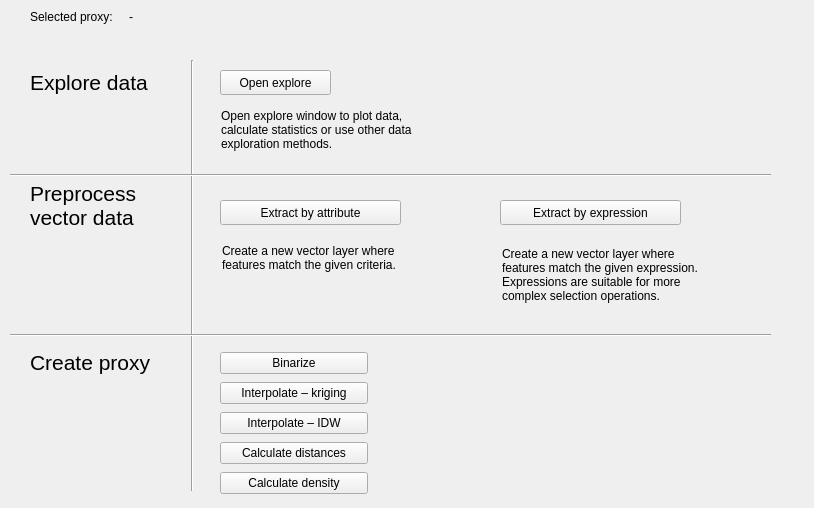
<?xml version="1.0" encoding="UTF-8"?>
<ui version="4.0">
 <class>wizard_proxy_creation_page</class>
 <widget class="QWizardPage" name="wizard_proxy_creation_page">
  <property name="geometry">
   <rect>
    <x>0</x>
    <y>0</y>
    <width>814</width>
    <height>508</height>
   </rect>
  </property>
  <property name="windowTitle">
   <string>WizardPage</string>
  </property>
  <widget class="QLabel" name="label_12">
   <property name="geometry">
    <rect>
     <x>30</x>
     <y>350</y>
     <width>141</width>
     <height>24</height>
    </rect>
   </property>
   <property name="font">
    <font>
     <pointsize>16</pointsize>
    </font>
   </property>
   <property name="text">
    <string>Create proxy</string>
   </property>
  </widget>
  <widget class="QLabel" name="label_13">
   <property name="geometry">
    <rect>
     <x>30</x>
     <y>70</y>
     <width>141</width>
     <height>24</height>
    </rect>
   </property>
   <property name="font">
    <font>
     <pointsize>16</pointsize>
    </font>
   </property>
   <property name="text">
    <string>Explore data</string>
   </property>
  </widget>
  <widget class="Line" name="line">
   <property name="geometry">
    <rect>
     <x>182</x>
     <y>60</y>
     <width>20</width>
     <height>431</height>
    </rect>
   </property>
   <property name="orientation">
    <enum>Qt::Vertical</enum>
   </property>
  </widget>
  <widget class="Line" name="line_3">
   <property name="geometry">
    <rect>
     <x>10</x>
     <y>165</y>
     <width>761</width>
     <height>20</height>
    </rect>
   </property>
   <property name="orientation">
    <enum>Qt::Horizontal</enum>
   </property>
  </widget>
  <widget class="QLabel" name="label_5">
   <property name="geometry">
    <rect>
     <x>221</x>
     <y>104</y>
     <width>231</width>
     <height>51</height>
    </rect>
   </property>
   <property name="text">
    <string>Open explore window to plot data, calculate statistics or use other data exploration methods.</string>
   </property>
   <property name="wordWrap">
    <bool>true</bool>
   </property>
  </widget>
  <widget class="QLabel" name="label_14">
   <property name="geometry">
    <rect>
     <x>30</x>
     <y>170</y>
     <width>151</width>
     <height>71</height>
    </rect>
   </property>
   <property name="font">
    <font>
     <pointsize>16</pointsize>
    </font>
   </property>
   <property name="text">
    <string>Preprocess vector data</string>
   </property>
   <property name="wordWrap">
    <bool>true</bool>
   </property>
  </widget>
  <widget class="QLabel" name="label_4">
   <property name="geometry">
    <rect>
     <x>502</x>
     <y>224</y>
     <width>211</width>
     <height>101</height>
    </rect>
   </property>
   <property name="text">
    <string>Create a new vector layer where features match the given expression. Expressions are suitable for more complex selection operations.</string>
   </property>
   <property name="wordWrap">
    <bool>true</bool>
   </property>
  </widget>
  <widget class="QLabel" name="label_3">
   <property name="geometry">
    <rect>
     <x>222</x>
     <y>227</y>
     <width>201</width>
     <height>61</height>
    </rect>
   </property>
   <property name="text">
    <string>Create a new vector layer where features match the given criteria.</string>
   </property>
   <property name="wordWrap">
    <bool>true</bool>
   </property>
  </widget>
  <widget class="QWidget" name="layoutWidget">
   <property name="geometry">
    <rect>
     <x>30</x>
     <y>10</y>
     <width>751</width>
     <height>41</height>
    </rect>
   </property>
   <layout class="QHBoxLayout" name="horizontalLayout_4">
    <item>
     <widget class="QLabel" name="label_8">
      <property name="text">
       <string>Selected proxy:</string>
      </property>
      <property name="alignment">
       <set>Qt::AlignLeading|Qt::AlignLeft|Qt::AlignTop</set>
      </property>
     </widget>
    </item>
    <item>
     <spacer name="horizontalSpacer">
      <property name="orientation">
       <enum>Qt::Horizontal</enum>
      </property>
      <property name="sizeType">
       <enum>QSizePolicy::Fixed</enum>
      </property>
      <property name="sizeHint" stdset="0">
       <size>
        <width>10</width>
        <height>20</height>
       </size>
      </property>
     </spacer>
    </item>
    <item>
     <widget class="QLabel" name="selected_proxy_label">
      <property name="sizePolicy">
       <sizepolicy hsizetype="Expanding" vsizetype="Preferred">
        <horstretch>0</horstretch>
        <verstretch>0</verstretch>
       </sizepolicy>
      </property>
      <property name="text">
       <string>-</string>
      </property>
      <property name="alignment">
       <set>Qt::AlignLeading|Qt::AlignLeft|Qt::AlignTop</set>
      </property>
      <property name="wordWrap">
       <bool>true</bool>
      </property>
     </widget>
    </item>
   </layout>
  </widget>
  <widget class="Line" name="line_4">
   <property name="geometry">
    <rect>
     <x>10</x>
     <y>325</y>
     <width>761</width>
     <height>20</height>
    </rect>
   </property>
   <property name="orientation">
    <enum>Qt::Horizontal</enum>
   </property>
  </widget>
  <widget class="QPushButton" name="open_explore_btn">
   <property name="geometry">
    <rect>
     <x>220</x>
     <y>70</y>
     <width>111</width>
     <height>25</height>
    </rect>
   </property>
   <property name="text">
    <string>Open explore</string>
   </property>
  </widget>
  <widget class="QPushButton" name="extract_by_expression_btn">
   <property name="geometry">
    <rect>
     <x>500</x>
     <y>200</y>
     <width>181</width>
     <height>25</height>
    </rect>
   </property>
   <property name="text">
    <string>Extract by expression</string>
   </property>
  </widget>
  <widget class="QPushButton" name="extract_by_attribute_btn">
   <property name="geometry">
    <rect>
     <x>220</x>
     <y>200</y>
     <width>181</width>
     <height>25</height>
    </rect>
   </property>
   <property name="text">
    <string>Extract by attribute</string>
   </property>
  </widget>
  <widget class="QWidget" name="">
   <property name="geometry">
    <rect>
     <x>220</x>
     <y>350</y>
     <width>148</width>
     <height>151</height>
    </rect>
   </property>
   <layout class="QVBoxLayout" name="verticalLayout_2">
    <item>
     <widget class="QPushButton" name="binarize_btn">
      <property name="text">
       <string>Binarize</string>
      </property>
     </widget>
    </item>
    <item>
     <widget class="QPushButton" name="interpolate_kriging_btn">
      <property name="text">
       <string>Interpolate – kriging</string>
      </property>
     </widget>
    </item>
    <item>
     <widget class="QPushButton" name="interpolate_idw_btn">
      <property name="text">
       <string>Interpolate – IDW</string>
      </property>
     </widget>
    </item>
    <item>
     <widget class="QPushButton" name="calculate_distances_btn">
      <property name="text">
       <string>Calculate distances</string>
      </property>
     </widget>
    </item>
    <item>
     <widget class="QPushButton" name="calculate_diensity_btn">
      <property name="text">
       <string>Calculate density</string>
      </property>
     </widget>
    </item>
   </layout>
  </widget>
 </widget>
 <resources/>
 <connections/>
</ui>
